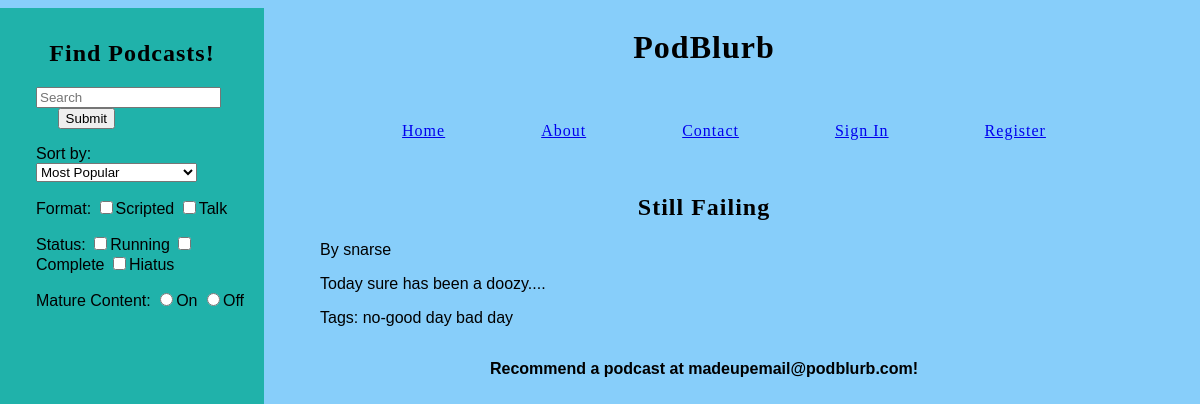
Page /shows/still-failing/ on the committed database.
### collection/models.py (models this page shows)
class podcast_post(models.Model):
    podcast_show_info = models.ForeignKey(podcast_show, null=True)
    post_title = models.CharField(max_length=255)
    post_content = models.TextField()
    slug = models.SlugField(unique=True)
    user = models.ForeignKey(User, blank=True, null=True)
    tags = TaggableManager(verbose_name = "Post Tags", blank = True)
    last_modified = models.DateTimeField(auto_now=True)

### collection/views.py (the view)
# urls.py: url(r'^shows/(?P<slug>[-\w]+)/$', views.show_detail, name='show'),
def show_detail(request, slug):
    select_show = podcast_post.objects.get(slug=slug)
    return render(request, 'shows/show.html', {'sshow':select_show})

### collection/templates/shows/show.html (shortened to what this page needs)
{% extends 'base.html' %}
{% load humanize %}
{% block content %}
    <h2>{{sshow.post_title|title}}</h2>
    <p>By {{sshow.user}}</p>
    <p>{{sshow.post_content}}</p>
    <p>Tags:
        {% for tag in sshow.tags.all %}
            {{ tag.name }}
        {% endfor %}
    </p>
{% endblock content %}

### collection/static/css/style.css (style rules this page uses)
body { background-color: lightskyblue; width: 80%; position: absolute; left: 18%; padding-bottom: 2%; }
h1, h2, h3, a { text-align: center; font-family: Impact, fantasy; font-stretch: extra-condensed; letter-spacing: 1px; }
p, form input[type=submit] { font-family: Gill Sans, Trebuchet, sans-serif; position: relative; margin-left: 10%; }

### rows in the picture
podcast_post: post_title "Still Failing", user "snarse", post_content "Today sure has been a doozy...."
Tag: name "no-good day"
Tag: name "bad day"
